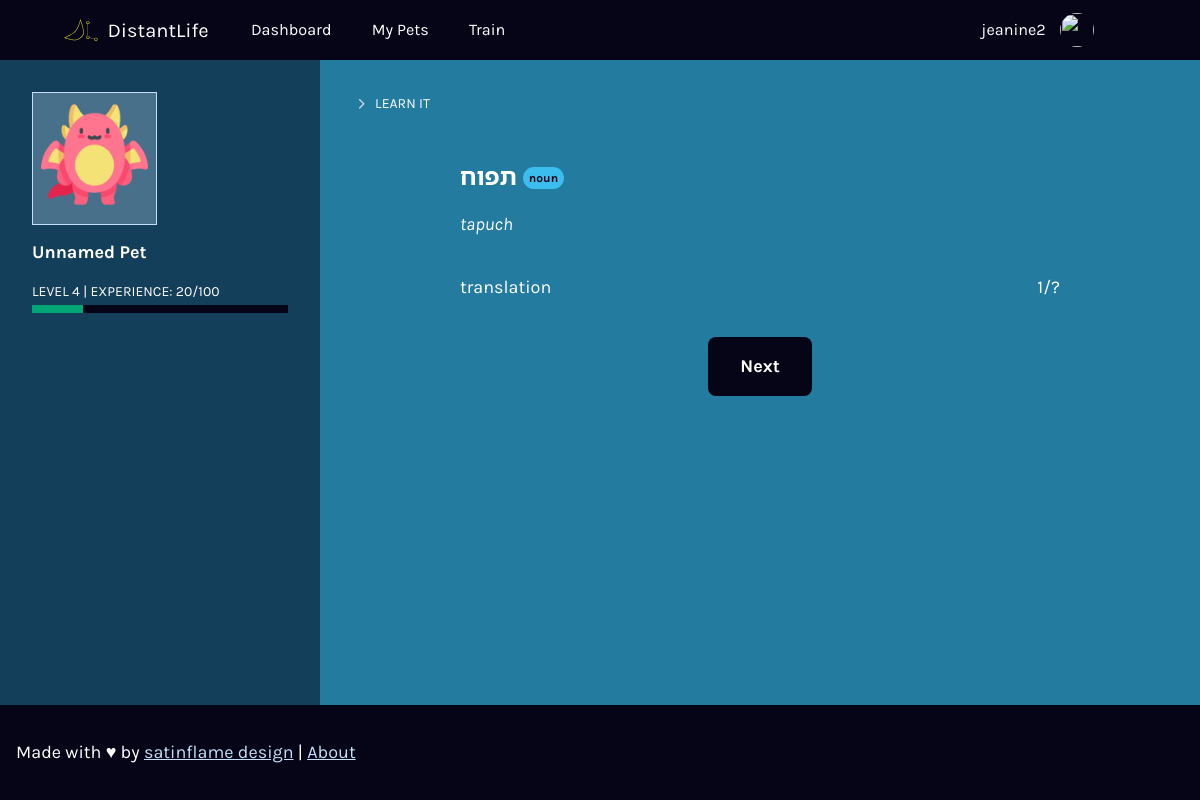
The page /train/set/?s=1 (signed in) on the database its author committed.
### tables this page shows
CREATE TABLE `words` (
  `id` integer,
  `wordstr` varchar(255),
  `audiopath` varchar(255),
  `language_id` integer,
  `type` integer, pronunciation varchar, `imgsrc_id` id,
  PRIMARY KEY(id)
);

CREATE TABLE `word_type` (
  `id` integer,
  `type` varchar(255),
  PRIMARY KEY(id)
);

### application.py (the view)
@app.route("/train/set/")
@login_required
def trainset():
    tset = int(request.args.get('s'))
    page = 0
    if request.args.get('page') is not None:
      page = int(request.args.get('page'))
    if tset is not None:
      words = get_words_by_set_id(tset)
      set_info = db.execute("SELECT id, imgsrc FROM word_sets WHERE id = ?", tset)
      return render_template("trainset.html", words=words, set_info=set_info, page=page, tset=tset)
    else:
      return redirect('/train')

### application.py (called while the page is built)
@app.after_request
def after_request(response):
    response.headers["Cache-Control"] = "no-cache, no-store, must-revalidate"
    response.headers["Expires"] = 0
    response.headers["Pragma"] = "no-cache"
    return response

### helpers.py (called while the page is built)
def login_required(f):
    @wraps(f)
    def decorated_function(*args, **kwargs):
        if session.get("user_id") is None:
            return redirect("/login")
        return f(*args, **kwargs)
    return decorated_function

def get_words_by_set_id(set_id):
  words = db.execute("SELECT words.id, words.wordstr, words.pronunciation, word_type.type FROM words JOIN word_set_words ON word_set_words.word_id = words.id JOIN word_type ON words.type = word_type.id where word_set_words.word_set_id = ?", set_id)
  return words

### templates/trainset.html (shortened to what this page needs)
{% extends "layout.html" %}
{% block main %}
  <header>
    <div class="main-options">
      <h1>{{words[page].wordstr}} <span class="badge badge-info">{{ words[page].type}}</span></h1>
    </div>
  </header>
  <p class="text-lowercase"><em>{{words[page].pronunciation}}</em></p>
  <figure class="learn-word">
    <figcaption class="main-options">
      <p>translation</p>
      <p>{{page + 1}}/?</p>
    </figcaption>
  </figure>
{% if words[page+1] %}
  <p class="text-center">
    <a class="btn btn-primary" href="/train/set/?s={{tset}}&page={{page+1}}">{{ _('Next') }}</a>
  </p>
{% else %}
  <p class="text-center">
    <a class="btn btn-primary" href="/train">{{ _('Complete lesson') }}</a>
  </p>
{% endif %}
{% endblock %}

### static/proj04.css (style rules this page uses)
.btn,button { border:0;border-radius:8px;cursor:pointer;display:block;font-family:Karla,Noto Sans Hebrew,sans-serif;font-size:1.125rem;padding:16px 8px;text-align:center;text-decoration:none;transition:background-color .2s ease-in }
.btn-primary { background-color:#050517;color:#fff }
.main-options { align-items:center;display:flex;flex-direction:row;justify-content:space-between;margin-bottom:16px }
body { background-color:#247ba0 }
a { color:#c4e0f9 }
.secondary-main h1,.secondary-main h2 { font-size:18px;margin-bottom:0 }
.secondary-main h1 { font-size:24px }
.text-lowercase { text-transform:lowercase }
h1 .badge { top:-3px }
body { align-items:center;display:flex;flex-direction:column;justify-content:center;margin:0;min-height:100vh;padding:0 }
* { box-sizing:border-box }
.theme-inversed a:not(.btn),.theme-inversed dl,.theme-inversed h1,.theme-inversed h2,.theme-inversed h3,.theme-inversed h4,.theme-inversed h5,.theme-inversed h6,.theme-inversed ol,.theme-inversed p,.theme-inversed ul { color:#fff }
body { font-family:Karla,Noto Sans Hebrew,sans-serif;font-size:18px;font-weight:400;line-height:27px }
.h1,h1 { font-size:67.5px }
.h1,.h2,h1,h2 { color:#fff;font-family:Karla,Noto Sans Hebrew,sans-serif;font-weight:700;line-height:1.3;margin-bottom:32px;margin-top:0 }
.text-center { text-align:center }
.btn,button { background-color:#050517;color:#fff;display:inline-block;font-weight:700;min-width:80px;padding-left:32px;padding-right:32px;text-transform:none;width:100% }
@media (min-width:375px) { .btn,button { width:auto } }
figure { margin-left:0;margin-right:0;text-align:center }
.badge { border-radius:12px;bottom:1px;display:inline-block;font-size:12px;letter-spacing:0;line-height:1;margin-right:8px;padding:5px 6px;position:relative }
.badge,.badge-success { background-color:#5ddb6d;color:#050517 }
.badge-info { background-color:#3bbdee;color:#050517 }

### rows shown on the page
words: wordstr "תפוח", pronunciation "tapuch"
word_type: type "noun"

### other values the page prints
{{ session['username'] }} "jeanine2"
{{ title_s }} "LEARN IT"
{{ page + 1 }} "1"
{{ session["active_pet"]["name"] }} "Unnamed Pet"
{{ level }} "4"
{{ percent }} "20"
